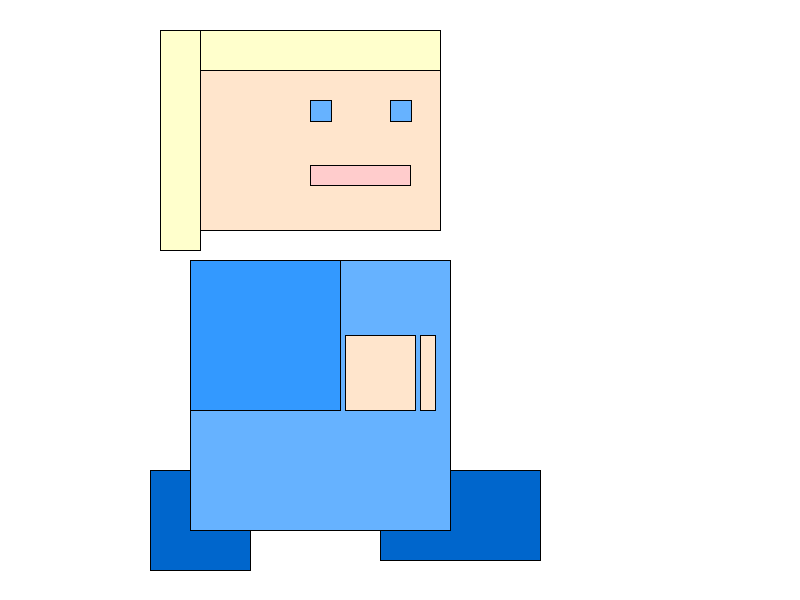
Frame 1 (no input)
Frame 60 (the mouse pressed at the canvas centre just before this capture): identical to frame 1, image omitted
Frame 120 (the mouse held since frame 60 and released just before this capture): identical to frame 1, image omitted

The Processing sketch that drew this single still picture (run headless with seeded random() and noise(); from frame 60 on, the mouse is pressed at the canvas centre):

// Processing sketch: Kloetzchen_Kunst
// ── Kloetzchen_Kunst.pde


void setup() {
  size(800, 600);
  background(255);
}

void draw() {
//Top hair
   fill(255, 255, 204);
   rect(200, 30, 240, 40);
   
//Back hair
   fill(255, 255, 204);
   rect(160, 30, 40, 220);

//Head
   fill(255, 229, 204);
   rect(200, 70, 240, 160);
   
//left eye
   fill(102, 178, 255);
   rect(310, 100, 21, 21);
  
//right eye
   fill(102, 178, 255);
   rect(390, 100, 21, 21);
   
//mouth
   fill(255, 204, 204);
   rect(310, 165, 100, 20);
   
//left foot
   fill(0, 102, 204);
   rect(150, 470, 100, 100);
   
//right foot
   fill(0, 102, 204);
   rect(380, 470, 160, 90);
   
//body
   fill(102, 178, 255);
   rect(190, 260, 260, 270);
   
//shoulder
   fill(51, 153, 255);
   rect(190, 260, 150, 150);
   
//Hand
   fill(255, 229, 204);
   rect(345, 335, 70, 75);
   
//fingers
   fill(255, 229, 204);
   rect(420, 335, 15, 75);
  
}
